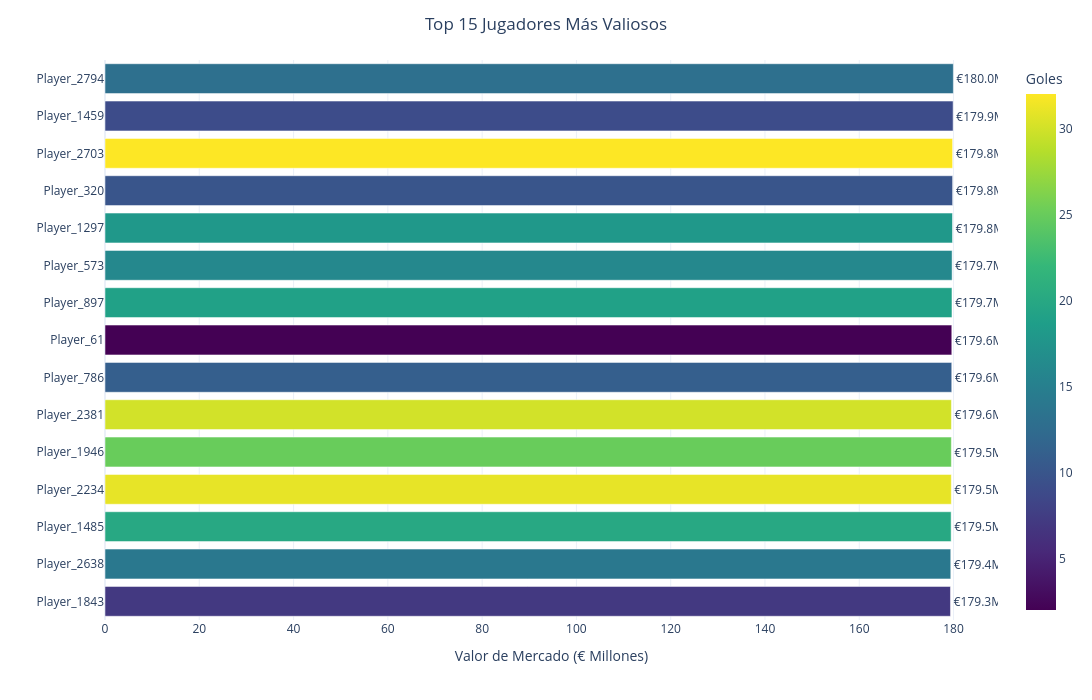

The notebook cell saved with this chart:
### Code cell
# Top 15 jugadores más valiosos
top15 = (
    df.nlargest(15, "market_value_million_eur")
      .sort_values("market_value_million_eur")
)

fig = px.bar(
    top15,
    x="market_value_million_eur",
    y="player_name",
    orientation="h",
    color="goals",
    color_continuous_scale="Viridis",
    text="market_value_million_eur",
    hover_data={
        "age": True,
        "club": True,
        "position": True,
        "overall_rating": True,
        "goals": True,
        "market_value_million_eur": ":.1f"
    }
)

fig.update_traces(
    texttemplate="€%{x:.1f}M",
    textposition="outside"
)

fig.update_layout(
    title={
        "text": "Top 15 Jugadores Más Valiosos",
        "x": 0.5,
        "xanchor": "center"
    },
    xaxis_title="Valor de Mercado (€ Millones)",
    yaxis_title="",
    template="plotly_white",
    height=700,
    width=1200,
    coloraxis_colorbar=dict(
        title="Goles"
    )
)

fig.show()

fig.write_image("images/jugadoresvaliosos.png")

### Figure 1 — Plotly figure (JSON) as saved in the notebook; plotly's stock layout.template omitted (floating-point values rounded to 4 significant figures)
{"data": [{"customdata": [[38, "Real Madrid", "ST", 85, 7], [30, "Juventus", "ST", 82, 14], [29, "Manchester City", "ST", 79, 20], [39, "Bayern Munich", "RB", 62, 31], [17, "FC Barcelona", "RB", 82, 25], [31, "Manchester City", "RB", 76, 30], [39, "Real Madrid", "CDM", 60, 11], [24, "Manchester City", "LW", 62, 2], [18, "Real Madrid", "LW", 88, 19], [29, "FC Barcelona", "ST", 88, 16], [33, "Real Madrid", "RB", 72, 18], [21, "Bayern Munich", "CDM", 80, 10], [27, "PSG", "LW", 82, 32], [18, "Manchester City", "LB", 89, 9], [20, "PSG", "LB", 86, 13]], "hovertemplate": "market_value_million_eur=%{text:.1f}<br>player_name=%{y}<br>age=%{customdata[0]}<br>club=%{customdata[1]}<br>position=%{customdata[2]}<br>overall_rating=%{customdata[3]}<br>goals=%{marker.color}<extra></extra>", "legendgroup": "", "marker": {"color": [7, 14, 20, 31, 25, 30, 11, 2, 19, 16, 18, 10, 32, 9, 13], "coloraxis": "coloraxis", "pattern": {"shape": ""}}, "name": "", "orientation": "h", "showlegend": false, "text": [179.3, 179.4, 179.5, 179.5, 179.5, 179.6, 179.6, 179.6, 179.7, 179.7, 179.8, 179.8, 179.8, 179.9, 180.0], "textposition": "outside", "texttemplate": "€%{x:.1f}M", "type": "bar", "x": [179.3, 179.4, 179.5, 179.5, 179.5, 179.6, 179.6, 179.6, 179.7, 179.7, 179.8, 179.8, 179.8, 179.9, 180.0], "xaxis": "x", "y": ["Player_1843", "Player_2638", "Player_1485", "Player_2234", "Player_1946", "Player_2381", "Player_786", "Player_61", "Player_897", "Player_573", "Player_1297", "Player_320", "Player_2703", "Player_1459", "Player_2794"], "yaxis": "y"}], "layout": {"barmode": "relative", "coloraxis": {"autocolorscale": false, "colorbar": {"title": {"text": "Goles"}}, "colorscale": [[0, "#440154"], [0.1111, "#482878"], [0.2222, "#3e4989"], [0.3333, "#31688e"], [0.4444, "#26828e"], [0.5556, "#1f9e89"], [0.6667, "#35b779"], [0.7778, "#6ece58"], [0.8889, "#b5de2b"], [1, "#fde725"]]}, "height": 700, "legend": {"tracegroupgap": 0}, "margin": {"t": 60}, "title": {"text": "Top 15 Jugadores Más Valiosos", "x": 0.5, "xanchor": "center"}, "width": 1200, "xaxis": {"anchor": "y", "domain": [0, 1], "title": {"text": "Valor de Mercado (€ Millones)"}}, "yaxis": {"anchor": "x", "domain": [0, 1], "title": {"text": ""}}}}
